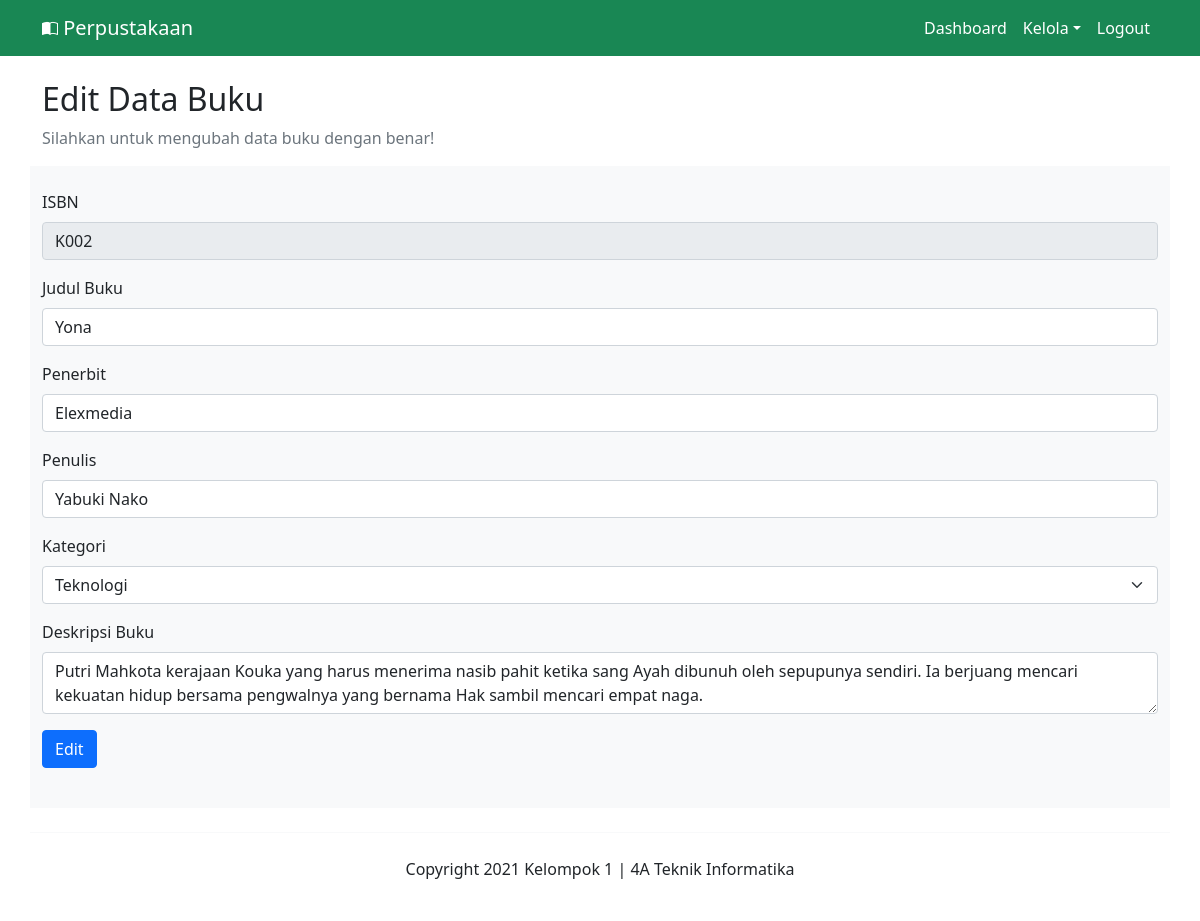
Screenshot of /perpus/index.php?menu=edit-buku&isbn=K002 (signed in) with the database file from the repository.
### tables this page shows
CREATE TABLE `buku` (
  `isbn` varchar(12) NOT NULL,
  `judul_buku` varchar(50) NOT NULL,
  `penerbit` varchar(30) NOT NULL,
  `penulis` varchar(30) NOT NULL,
  `id_kategori` int(11) NOT NULL,
  `deskripsi_buku` text NOT NULL
);

CREATE TABLE `kategori_buku` (
  `id` int(11) NOT NULL,
  `nama_kategori` varchar(30) NOT NULL
);

### perpus/buku/edit.php (the view, shortened to what this page needs)
<div class="row">
    <h2>Edit Data Buku</h2>
    <p class="text-secondary">Silahkan untuk mengubah data buku dengan benar!</p>
    <?php
    $isbn = $_GET['isbn'];
    $query = mysqli_query($koneksi, "SELECT * FROM buku where isbn='$isbn'");
    $data = mysqli_fetch_array($query);
    ?>
    <form action="index.php?menu=edit-buku-proses" method="POST" class="py-4 bg-light">
        <div class="mb-3">
            <label for="isbn" class="form-label">ISBN</label>
            <input type="text" name="isbn" id="isbn" class="form-control" value="<?= $isbn ?>" required readonly>
        </div>
        <div class="mb-3">
            <label for="judul_buku" class="form-label">Judul Buku</label>
            <input type="text" name="judul_buku" id="judul_buku" class="form-control" value="<?= $data['judul_buku'] ?>" required>
        </div>
        <div class="mb-3">
            <label for="penerbit" class="form-label">Penerbit</label>
            <input type="text" name="penerbit" id="penerbit" class="form-control" value="<?= $data['penerbit'] ?>" required>
        </div>
        <div class="mb-3">
            <label for="penulis" class="form-label">Penulis</label>
            <input type="text" name="penulis" id="penulis" class="form-control" value="<?= $data['penulis'] ?>" required>
        </div>
        <div class="mb-3">
            <label for="id_kategori" class="form-label">Kategori</label>
            <select name="id_kategori" id="id_kategori" class="form-select" required>
                <?php
                $query = mysqli_query($koneksi, "SELECT * FROM kategori_buku");
                foreach($query as $kategori){
                ?>
                    <option value="<?= $kategori['id']; ?>" <?php if ($data['id_kategori'] == "") {
                        echo " ";
                    } else {
                        echo "selected";
                    } ?>><?= $kategori['nama_kategori']; ?></option>
                <?php
                    }
                ?>
            </select>
        </div>
        <div class="mb-3">
            <label for="deskripsi_buku" class="form-label">Deskripsi Buku</label>
            <textarea name="deskripsi_buku" id="deskripsi_buku" class="form-control"><?= $data['deskripsi_buku'] ?></textarea>
        </div>
        <div class="mb-3">
            <input type="submit" value="Edit" name="edit" class="btn btn-primary">
        </div>
    </form>
</div>

### rows the page displays
buku: judul_buku "Yona", penerbit "Elexmedia", penulis "Yabuki Nako", id_kategori "Teknologi", deskripsi_buku "Putri Mahkota kerajaan Kouka yang harus menerima nasib pahit ketika sang Ayah dibunuh oleh sepupunya sendiri. Ia berjuang mencari kekuatan hidup bersama pengwalnya yang bernama Hak sambil mencari empat naga."
